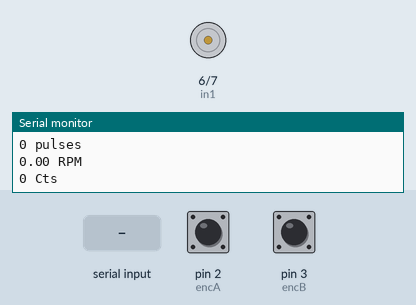
This sketch was run on a simulated Arduino Uno, built with avr-gcc and run on an emulated ATmega328P. Shown: motor-driver pin pairs drawn as motors (green arrow = first pin HIGH = forward, orange = second pin HIGH = backward, longer = more drive, scaled by the enable pin), the last lines printed to the serial monitor. The test bench sets the inputs (shaded band); at power-on: pin 2 (encA) HIGH, pin 3 (encB) HIGH.

Above: at 1.2 s.
1.3 s: "f90\n" received over Serial
At 1.45 s:
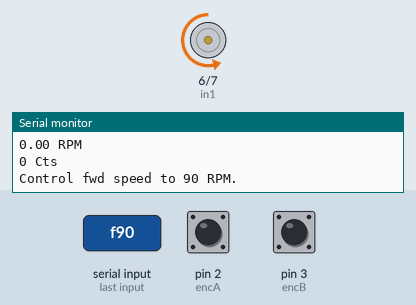
At 3.8 s:
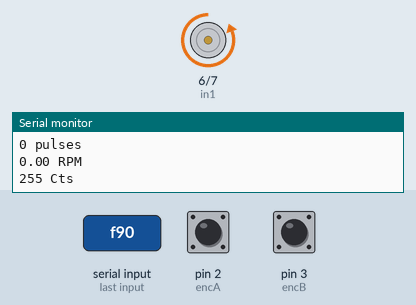
4.3 s: "b90\n" received over Serial
At 6.1 s:
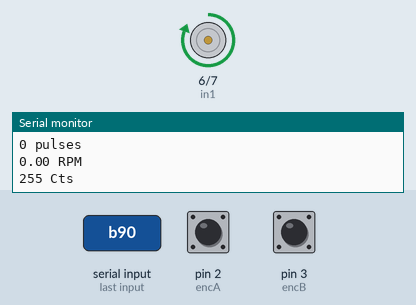
Timing chart, 0 to 7.6 s (numbered marks = the images above; inputs shaded):
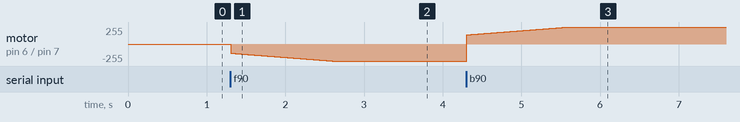

Measured:
- after the input at 1.3 s, motor on pin 6 (in1) / pin 7 (in2): moves from stopped to backward 255/255 over 1.3 s, starting at once
- after the input at 4.3 s, motor on pin 6 (in1) / pin 7 (in2): moves from backward 255/255 to forward 255/255 over 1.3 s, starting at once

The sketch:

closedLoop_hbridge_PWM.ino
```cpp
#define en1 10 //h-bridge enable 1
#define in1 6 //h-bridge input 1
#define in2 7 //h-bridge input 2
#define encA 2 //rotary encoder A output
#define encB 3 //rotary encoder B output

//--------------Motor Characteristics----------------//
// The number of pulses per revolution
// depends on your index disc!!
unsigned int pulsesperturn = 816;//34 * 12 * 2(Gear ratio: 34 encoder revolutions per wheel revolution; 12 rising edges per encoder signal per motor revolution; Rising and falling edges)//2 encoder signals)

unsigned int maxRPM = 180;//No-load RPM speed at 6V
//--------------End Motor Characteristics-----------//

//--------------User inputs-------------------------//
int pctSpeed = 0;//Input % of max speed
int targetRPM = 0;//user input; RPM setpoint

bool dirSelected = false;
char selectedDir = 'f';
bool speedSelected = false;

//--------------End User inputs--------------------//

//--------------Encoder readings and calcs---------//
int sampleInterval = 10;//[ms]
unsigned long sampleClk = 0;//millis() at last sample
int serialInterval = 1000;//[ms]; log speed to serial port at 1Hz
unsigned long serialClk = 0;

volatile int pulses = 0;//encoder pulses
volatile int lastPulses = 0;//store the last sample count for debugging
void pulseCount() {
  // This function is called by the interrupt
  // If in_b is HIGH increment the counter
  // otherwise decrement it
    pulses++;
}

//Calculate the motor speed in RPM as
//  (pulses/(sampleInterval)) x (1/(pulses/rev)) x (sampleIntervals/min

//Consolidate the latter two factors for quick use.
double rpmFactor = (1.0/pulsesperturn) * (60000.0/sampleInterval);


double mtrRPM = 0.0;
//-----------End Encoder readings and calcs-------//

//----------- PWM Output to H-Bridge Enable-------//
int pwmMin = 20; //13% and 7.7V VCC was the min needed to overcome the motor's inertia.
                 //So change map min from 0 to 0.12*255 = 30.6
                 //(7.7V VCC was the amount needed to get 6V output to the motor when PWM was at 100% (3.3V))
int pwmMax = 255;
int pwmOutput = 0;//Set the duty cycle for the H-bridge enable. 3.3V, 0-100% mapped to 0-255
int pwmStep = 1;

//------- End PWM Output to H-Bridge Enable-------//

void setup() {
  // put your setup code here, to run once:
  pinMode(en1, OUTPUT);
  pinMode(in1, OUTPUT);
  pinMode(in2, OUTPUT);
  // Set initial rotation direction
  digitalWrite(in1, LOW);
  digitalWrite(in2, HIGH);

  //Use interrupts to count both encoder outputs' pulses
  attachInterrupt(digitalPinToInterrupt(encA), pulseCount, RISING);
  attachInterrupt(digitalPinToInterrupt(encB), pulseCount, RISING);

  Serial.begin(9600);
  Serial.print("Encoder Sample Interval [ms]: ");
  Serial.println(sampleInterval);
  Serial.print("RPM Factor: ");
  Serial.println(rpmFactor);
  Serial.println("Arduino Ready");
  sampleClk = millis();
  serialClk = sampleClk;
}

//Handle keyboard input over serial
const byte msgSize = 32;
char inputMsg[msgSize];
bool newInputs = false;
bool newInputsSent = true;

void loop() {
  receiveInputs();
  if(newInputs){
    processMsg();
  }

  if(millis()-sampleClk>sampleInterval){
    //Calculate average motor speed over the last sample interval
    mtrRPM = (double)(lastPulses+pulses)/2 * rpmFactor;
    lastPulses = pulses;
    pulses=0;
    sampleClk=millis();

    //Adjust the PWM output to reduce error in the motor speed
    if(targetRPM!=0){
      if(mtrRPM<(targetRPM-5)){
        pwmOutput+=pwmStep;
        if(pwmOutput>pwmMax){
          pwmOutput=pwmMax;
        }
      }
      else if(mtrRPM>(targetRPM+5)){
        pwmOutput-=pwmStep;
        if(pwmOutput<pwmMin){
          pwmOutput=pwmMin;
        }
      }
      analogWrite(en1, pwmOutput);
    }


    if(millis()-serialClk>serialInterval){
      Serial.print("SerClk: ");
      Serial.println(serialClk);
      Serial.print("Millis: ");
      Serial.println(millis());
      Serial.print(lastPulses);
      Serial.println(" pulses");
      Serial.print(mtrRPM);
      Serial.println(" RPM");
      Serial.print(pwmOutput);
      Serial.println(" Cts");

      serialClk=millis();
    }
  }

}

void receiveInputs(){
  static byte i = 0;
  char terminate = '\n';
  char rxIP;

  while(Serial.available() > 0 && newInputs == false){
    rxIP = Serial.read();

    if(rxIP != terminate){
      inputMsg[i] = rxIP;
      i++;
      if(i >= msgSize){
        i = msgSize-1;
      }
    }
    else{
      i=0;
      newInputs=true;
    }
  }
}


void processMsg(){
  if(!dirSelected){
    selectedDir = inputMsg[0];
    switch(selectedDir){
      case 'f' :
        dirSelected=true;
        break;
      case 'b' :
        dirSelected=true;
        break;
      default :
        Serial.println("Invalid direction. Select f or b.");
        break;
    }
  }
  if(dirSelected){
    int value = 0;
    static int valLen = 0;
    switch(selectedDir){
      case 'f' :
        value = getVal('f');
        if(value!=-1){
          //targetRPM=(int) value;
          Serial.println("Control fwd speed to "+String(value)+" RPM.");
          setRPM(value);
          digitalWrite(in1, LOW);
          digitalWrite(in2, HIGH);
          speedSelected=true;
        }
        else{
          Serial.println("Error. Enter 0-"+String(maxRPM)+".");
        }
        break;
      case 'b' :
        value = getVal('b');
        if(value!=-1){
          Serial.println("Control bkwd speed to "+String(value)+" RPM.");
          setRPM(value);
          digitalWrite(in1, HIGH);
          digitalWrite(in2, LOW);
          speedSelected=true;
        }
        else{
          Serial.println("Error. Enter 0-"+String(maxRPM)+".");
        }
        break;
      default :
        Serial.println("Invalid field. Select f or b");
        break;
    }
    if(speedSelected){
      newInputsSent = false;
    }
    dirSelected = false;
    speedSelected = false;
  }
  memset(inputMsg, 0, sizeof(inputMsg));
  newInputs = false;
}

int getVal(char field){
  int value = 0;
  uint16_t valLen, minVal, maxVal;
  bool validRx = false;
  switch(field){
    case 'f' :
      valLen = 3;
      minVal = 0;
      maxVal = maxRPM;
      break;
    case 'b' :
      valLen = 3;
      minVal = 0;
      maxVal = maxRPM;
      break;
  }
  for(int n=1; n<valLen+1; n++){
    char minChar = '0';
    if(inputMsg[n]>=minChar && inputMsg[n]<='9'){
      value = (value*10) + (inputMsg[n] - '0');
      validRx = true;
    }
    else{
      break;
    }
  }
  if(validRx){
    if(value>=minVal && value <= maxVal){
      return value;
    }
    else{
      return -1;
    }
  }
  else{
    return -1;
  }
}

void setRPM(int rpmSetpoint){
  targetRPM = rpmSetpoint;
  if(targetRPM==0){
    pwmOutput=0;
  }
  else{
    pwmOutput = map(targetRPM, 0, maxRPM, pwmMin, 255);//13% and 7.7V VCC was the min needed to overcome the motor's inertia
    //So change map min from 0 to 0.12*255 = 30.6
    //(7.7V VCC was the amount needed to get 6V output to the motor when PWM was at 100% (3.3V)
  }
  analogWrite(en1, pwmOutput);
}
```
